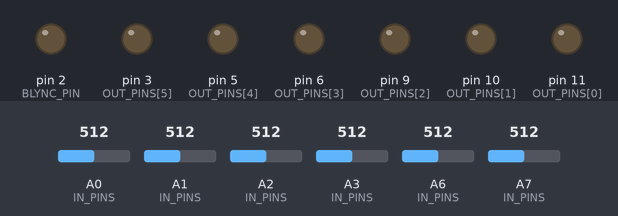
The sketch below on a simulated Arduino Nano, built with avr-gcc and run on an emulated ATmega328P. On the bench: output pins drawn as LEDs (lit = HIGH). The inputs (shaded band) are chosen by the test bench; at power-on: A0 (IN_PINS) = 512, A1 (IN_PINS) = 512, A2 (IN_PINS) = 512, A3 (IN_PINS) = 512, A6 (IN_PINS) = 512, A7 (IN_PINS) = 512.

Above: at 0.1 s.
At 39.79 s:
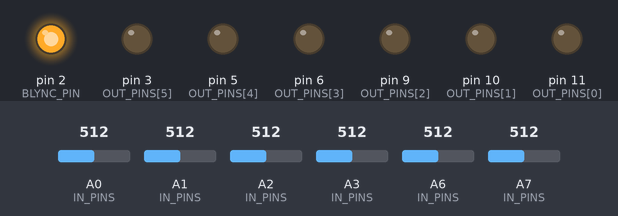
Timing chart, 0 to 40.1 s (numbered marks = the images above):
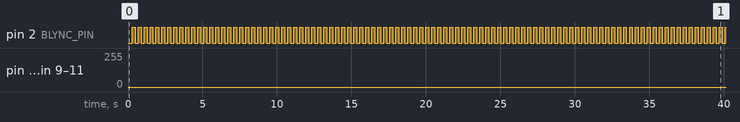

Measured:
- by itself, pin 2 (BLYNC_PIN): alternates HIGH for 0.20 s and LOW for 0.20 s

The sketch:

Led6Advanced.ino
```cpp
#include <Arduino.h>
#include <avr/wdt.h>
#include "Settings.h"


int pwms[CHANNELS_NUM] = {0, 0, 0, 0, 0, 0}; //unused values, but initialized )))
int blyncInterval = BLYNC_INTERVAL_2S;

void setup() {

  wdt_enable(WDTO_8S);

  for(int i=0; i<CHANNELS_NUM; i++){
    pinMode(OUT_PINS[i], OUTPUT);
    analogWrite(OUT_PINS[i], 0);
  }

  fillPwms(); //for analog initialization and inputs stabilization
  //resetWDT(); //uncoment it if using less then 1S WDT timeout

  pinMode(BLYNC_PIN, OUTPUT);
  digitalWrite(BLYNC_PIN, LOW);

  #ifdef DEBUG
    Serial.begin(9600);
  #endif
}

void loop() {

  sunrise();
  day();
  sunset();

  // --- waiting to poweroff --- FOREVER!!!
  for(int i=0; i<CHANNELS_NUM; i++){
    analogOut(OUT_PINS[i], 0);
  }
  digitalWrite(BLYNC_PIN, HIGH);

  while(true){
    resetWDT();
    delay(5000); //TODO wdt-compatible delay, 5 sec - ok
  }
}

byte analogToPWM(int analogValue){
    // map 10-bit ADC to 8-bit PWM, with trimming
    return map(constrain(analogValue, DOWN_TRIM_LEVEL, UP_TRIM_LEVEL), DOWN_TRIM_LEVEL, UP_TRIM_LEVEL, 0, 255); // 0..255 analogAut band
}

int readAnalog(byte pin){

  int buf[20], temp;
  int avgValue = 0;

  //Get 20 sample value from the sensor for smooth the value
  for(int i=0; i<20; i++){
    buf[i] = analogRead(pin);
    delay(1);
  }

  //sort the analog from small to large
  for(int i=0; i<19; i++){
    for(int j=i+1; j<20; j++){
      if(buf[i] > buf[j]){
        temp = buf[i];
        buf[i] = buf[j];
        buf[j] = temp;
      }
    }
  }

  //take the average value of 6 center sample
  for(int i=5; i<15; i++){
    avgValue += buf[i];
  }

  return avgValue/10;
}

void resetWDT(){
  wdt_reset();
}


long millisToPWM(long x, long in_min, long in_max, long out_min, long out_max){
  return (x - in_min) * (out_max - out_min) / (in_max - in_min) + out_min;
}


void fillPwms(){
  for(int i=0; i<CHANNELS_NUM; i++){
    pwms[i] = analogToPWM(readAnalog(IN_PINS[i]));
  }
}


void sunrise(){

  #ifdef DEBUG
    Serial.println(F("sunrise started"));
  #endif

  blyncInterval = BLYNC_INTERVAL_200MS;
  fillPwms();

  volatile long curenttime = millis();
  long starttime = curenttime;
  long endtime = SUNRISE_DURATION + starttime;

  #ifdef DEBUG
    String debug = (String)starttime + " " + (String)curenttime + " " + (String)endtime;
    Serial.println(debug);
    debug = "";
    for(int i=0; i<CHANNELS_NUM; i++){
        debug = debug + (String)pwms[i] + " ";
    }
    Serial.println(debug);
  #endif

  while(curenttime <= endtime){
    for(int i=0; i<CHANNELS_NUM; i++){
        analogOut(OUT_PINS[i], millisToPWM(curenttime, starttime, endtime, 0L, (long)pwms[i]));
    }
    curenttime = millis();
    routine();
  }

  #ifdef DEBUG
    debug = (String)starttime + " " + (String)curenttime + " " + (String)endtime;
    Serial.println(debug);
    Serial.println(F("sunrise ended"));
  #endif
}


void sunset(){

  #ifdef DEBUG
    Serial.println(F("sunsed started"));
  #endif

  blyncInterval = BLYNC_INTERVAL_200MS;
  fillPwms();

  volatile long curenttime = millis();
  long starttime = curenttime;
  long endtime = SUNSET_DURATION + starttime;

  #ifdef DEBUG
    String debug = (String)starttime + " " + (String)curenttime + " " + (String)endtime;
    Serial.println(debug);
    debug = "";
    for(int i=0; i<CHANNELS_NUM; i++){
        debug = debug + (String)pwms[i] + " ";
    }
    Serial.println(debug);
  #endif

  while(curenttime <= endtime){
    for(int i=0; i<CHANNELS_NUM; i++){
        analogOut(OUT_PINS[i], millisToPWM(curenttime, starttime, endtime, (long)pwms[i], 0L));
    }
    curenttime = millis();
    routine();
  }

  #ifdef DEBUG
    debug = (String)starttime + " " + (String)curenttime + " " + (String)endtime;
    Serial.println(debug);
    Serial.println(F("sunset ended"));
  #endif
}

void day(){

  #ifdef DEBUG
    Serial.println(F("day started"));
  #endif

  blyncInterval = BLYNC_INTERVAL_2S;

  volatile long curenttime = millis();
  long starttime = curenttime;
  long endtime = DAYLIGHT_DURATION + starttime;

  #ifdef DEBUG
    String debug = (String)starttime + " " + (String)curenttime + " " + (String)endtime;
    Serial.println(debug);
  #endif

  while(curenttime <= endtime){
    for(int i=0; i<CHANNELS_NUM; i++){
        analogOut(OUT_PINS[i], analogToPWM(readAnalog(IN_PINS[i])));
    }
    curenttime = millis();
    routine();
  }

  #ifdef DEBUG
    debug = (String)starttime + " " + (String)curenttime + " " + (String)endtime;
    Serial.println(debug);
    Serial.println(F("day ended"));
  #endif
}


void routine(){
  resetWDT();
  blync();
}

void blync(){
  static boolean state;
  static unsigned long last;

  if(millis() > (last+blyncInterval)){
    state = !state;
    digitalWrite(BLYNC_PIN, (state ? HIGH : LOW));
    last = millis();
  }
}

void analogOut(byte pin, byte value){
  analogWrite(pin, value);
}


//
```

Settings.h
```cpp
//uncomment for debug serial out
//#define DEBUG

const long HOUR_MILLIS = 3600000L; // 3600 sec in hour, 1000 msec in sec
const byte CHANNELS_NUM = 6;

const byte BLYNC_PIN = 2;
const int BLYNC_INTERVAL_2S = 2000;
const int BLYNC_INTERVAL_200MS = 200;

//pins for SL_BOARD_0.0.1
const byte OUT_PINS[CHANNELS_NUM] = {11, 10, 9, 6, 5, 3}; //aviable 3, 5, 6, 9, 10, 11 (any of PWM pins)
const byte IN_PINS[CHANNELS_NUM] = {A6, A7, A0, A1, A2, A3}; //aviable A0, A1, A2, A3, A6, A7 (A4, A5 reserved for I2C)


/*
*  Dayli cicle
*
*               SUNRISE          DAYLIGHT         SUNSET
* POWER_ON -> |_________|_______________________|________| -> WATING_FOR_POWER_OFF
*
*/
#ifdef DEBUG
    // debugging values
    const long SUNRISE_DURATION  =  10000L;
    const long SUNSET_DURATION   = 180000L;
    const long DAYLIGHT_DURATION =  60000L;
#else
    // production values. Make changes here!
    const long SUNRISE_DURATION  = 2L * HOUR_MILLIS; // 3h
    const long SUNSET_DURATION   = 2L * HOUR_MILLIS; // 3h
    const long DAYLIGHT_DURATION = 7L * HOUR_MILLIS; // 9h
#endif


/*
*   Triming potentiometr border values
*
*   0   DOWN_TRIM     WORK BAND      UP_TRIM   1023
*   |.......|___________________________|.......|
*
*/
const int DOWN_TRIM_LEVEL = 32; // min 0
const int UP_TRIM_LEVEL = 981; // max 1023


// end
```
